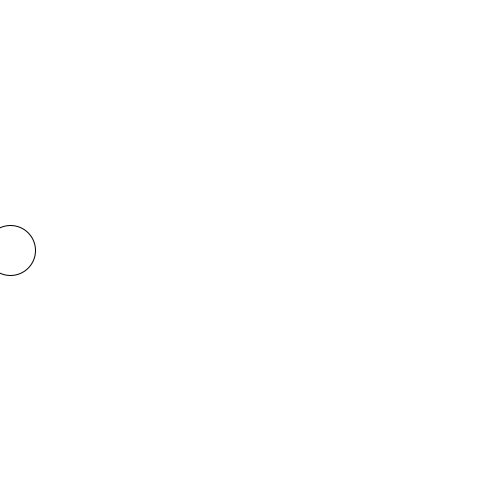
Frame 1 (no input)
Frame 60 (the mouse pressed at the canvas centre just before this capture): blank canvas, image omitted
Frame 120 (the mouse held since frame 60 and released just before this capture): blank canvas, image omitted

The Processing sketch that drew this single still picture (run headless with seeded random() and noise(); from frame 60 on, the mouse is pressed at the canvas centre):

// Processing sketch: bono_bg
// ── bono_bg.pde
int posX; //<>// //<>// //<>//

void setup() { 
  size(500, 500);
}

void draw() {
  background(255);  // Limpia la pantalla cada frame
  posX = posX + 10;
  println(posX);
  circle(posX, 250, 50); 
}
